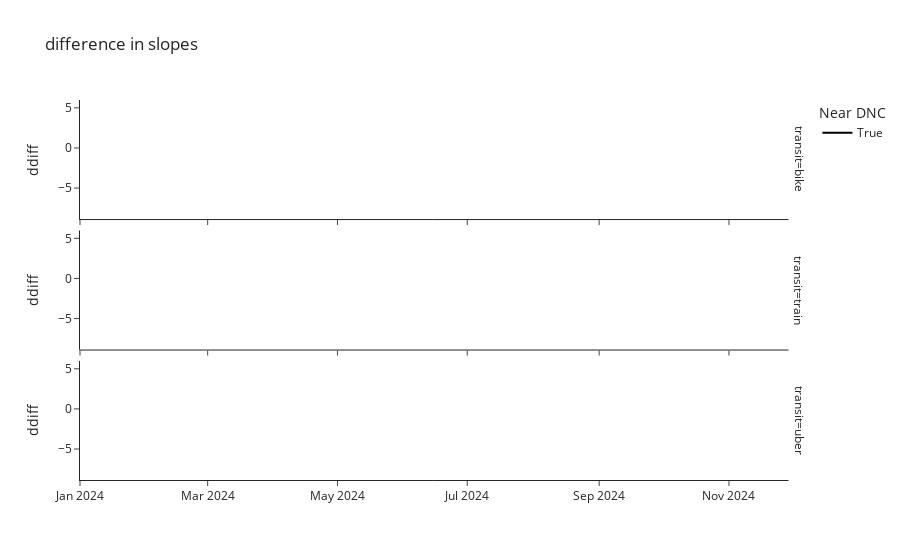

The code cell stored with this chart in its notebook:
### Markdown cell above
This looks pretty good. We dont need to take the literal derivative.

### Code cell
# But just to check, there is no sustained difference in slopes
diff_data = plot_data.groupby(['UCMP','transit'], as_index=False) \
    .apply(lambda x: 
        x.sort_values('date').assign(diff = x['demean'].diff(1))) \
    .groupby(['transit','date'], as_index=False).apply(lambda x:
        x.sort_values('UCMP').assign(ddiff = x['diff'].diff(1)))
chart = px.line(diff_data,
         x='date', y='ddiff', 
        line_dash='UCMP', facet_row='transit',
        color_discrete_sequence=['black'],
        title= 'difference in slopes',
        labels={'date':'', 'demean':'',
                'UCMP':'Near DNC'},
        template='simple_white')
chart

### Figure 1 — Plotly figure (JSON) as saved in the notebook; plotly's stock layout.template omitted (floating-point values rounded to 4 significant figures; data arrays with more than 128 entries replaced by an {"elided": "..."} marker saying what was removed)
{"data": [{"hovertemplate": "Near DNC=True<br>transit=bike<br>=%{x}<br>ddiff=%{y}<extra></extra>", "legendgroup": "True", "line": {"color": "black", "dash": "solid"}, "marker": {"symbol": "circle"}, "mode": "lines", "name": "True", "orientation": "v", "showlegend": true, "type": "scatter", "x": {"elided": "288 str values"}, "xaxis": "x3", "y": {"elided": "288 float values"}, "yaxis": "y3"}, {"hovertemplate": "Near DNC=True<br>transit=train<br>=%{x}<br>ddiff=%{y}<extra></extra>", "legendgroup": "True", "line": {"color": "black", "dash": "solid"}, "marker": {"symbol": "circle"}, "mode": "lines", "name": "True", "orientation": "v", "showlegend": false, "type": "scatter", "x": {"elided": "242 str values"}, "xaxis": "x2", "y": {"elided": "242 float values"}, "yaxis": "y2"}, {"hovertemplate": "Near DNC=True<br>transit=uber<br>=%{x}<br>ddiff=%{y}<extra></extra>", "legendgroup": "True", "line": {"color": "black", "dash": "solid"}, "marker": {"symbol": "circle"}, "mode": "lines", "name": "True", "orientation": "v", "showlegend": false, "type": "scatter", "x": {"elided": "332 str values"}, "xaxis": "x", "y": {"elided": "332 float values"}, "yaxis": "y"}], "layout": {"annotations": [{"font": {}, "showarrow": false, "text": "transit=uber", "textangle": 90, "x": 0.98, "xanchor": "left", "xref": "paper", "y": 0.1567, "yanchor": "middle", "yref": "paper"}, {"font": {}, "showarrow": false, "text": "transit=train", "textangle": 90, "x": 0.98, "xanchor": "left", "xref": "paper", "y": 0.5, "yanchor": "middle", "yref": "paper"}, {"font": {}, "showarrow": false, "text": "transit=bike", "textangle": 90, "x": 0.98, "xanchor": "left", "xref": "paper", "y": 0.8433, "yanchor": "middle", "yref": "paper"}], "legend": {"title": {"text": "Near DNC"}, "tracegroupgap": 0}, "title": {"text": "difference in slopes"}, "xaxis": {"anchor": "y", "domain": [0, 0.98], "title": {"text": ""}}, "xaxis2": {"anchor": "y2", "domain": [0, 0.98], "matches": "x", "showticklabels": false}, "xaxis3": {"anchor": "y3", "domain": [0, 0.98], "matches": "x", "showticklabels": false}, "yaxis": {"anchor": "x", "domain": [0, 0.3133], "title": {"text": "ddiff"}}, "yaxis2": {"anchor": "x2", "domain": [0.3433, 0.6567], "matches": "y", "title": {"text": "ddiff"}}, "yaxis3": {"anchor": "x3", "domain": [0.6867, 1.0], "matches": "y", "title": {"text": "ddiff"}}}}
